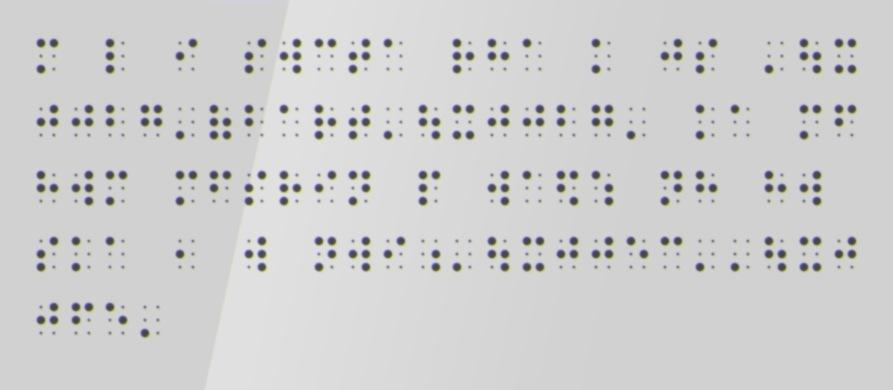
#> input picture chunk_108269.jpg, 893 x 390 px
$ python segment_image.py chunk_108269.jpg
#> lines starting #> are read from the running program, lines starting #| are printed output that depends on the picture; after the words box and inside, x2 and y2 are one past the last pixel; in counts of white or black regions, pixels touching at a corner belong together
### preprocessing/diplib.py
import numpy as np
from PIL import Image
from numpy.lib.stride_tricks import sliding_window_view

def imread(path):
    try:
        img = Image.open(path).convert('RGB')
        # Convert RGB to BGR to mimic OpenCV's default behavior
        return np.array(img)[:, :, ::-1]
    except Exception:
        return None

def imwrite(path, img_array):
    # If the image is 3D (BGR), convert it back to RGB for saving
    if len(img_array.shape) == 3:
        img_array = img_array[:, :, ::-1]
    Image.fromarray(img_array.astype(np.uint8)).save(path)

def bgr2gray(img):
    # Luminosity formula: 0.114*B + 0.587*G + 0.299*R
    gray = 0.114 * img[:, :, 0] + 0.587 * img[:, :, 1] + 0.299 * img[:, :, 2]
    return gray.astype(np.uint8)

def _pad_image(img, kh, kw, mode='reflect', constant_values=0):
    pad_top = kh // 2
    pad_bottom = kh - pad_top - 1
    pad_left = kw // 2
    pad_right = kw - pad_left - 1

    if mode == 'constant':
        return np.pad(img, ((pad_top, pad_bottom), (pad_left, pad_right)),
                      mode=mode, constant_values=constant_values)
    return np.pad(img, ((pad_top, pad_bottom), (pad_left, pad_right)), mode=mode)

def median_blur(img, ksize):
    padded = _pad_image(img, ksize, ksize, mode='reflect')
    windows = sliding_window_view(padded, (ksize, ksize))
    return np.median(windows, axis=(-2, -1)).astype(img.dtype)

def _gaussian_kernel(ksize, sigma=0):
    if sigma <= 0:
        sigma = 0.3 * ((ksize - 1) * 0.5 - 1) + 0.8
    ax = np.linspace(-(ksize - 1) / 2., (ksize - 1) / 2., ksize)
    gauss = np.exp(-0.5 * np.square(ax) / np.square(sigma))
    kernel = np.outer(gauss, gauss)
    return kernel / np.sum(kernel)

def gaussian_blur(img, ksize, sigma=0):
    kernel = _gaussian_kernel(ksize, sigma)
    padded = _pad_image(img, ksize, ksize, mode='reflect')
    windows = sliding_window_view(padded, (ksize, ksize))
    out = np.sum(windows * kernel, axis=(-2, -1))
    return out.astype(img.dtype)

def adaptive_threshold_gaussian_inv(img, max_val, block_size, C):
    # The local threshold is the gaussian-weighted mean of the block minus C
    kernel = _gaussian_kernel(block_size, sigma=0)
    padded = _pad_image(img, block_size, block_size, mode='reflect')
    windows = sliding_window_view(padded, (block_size, block_size))

    local_weighted_mean = np.sum(windows * kernel, axis=(-2, -1))
    threshold = local_weighted_mean - C

    binary = np.zeros_like(img)
    # Binary Inverse logic: if src(x,y) > T(x,y), out=0, else out=max_val
    binary[img <= threshold] = max_val
    return binary.astype(np.uint8)

def get_structuring_element_ellipse(ksize):
    h, w = ksize
    center_h, center_w = (h - 1) / 2., (w - 1) / 2.
    y, x = np.indices((h, w))

    # Ellipse equation normalized: (x-cx)^2/rx^2 + (y-cy)^2/ry^2 <= 1
    dy = (y - center_h) / (max(h, 1) / 2.0)
    dx = (x - center_w) / (max(w, 1) / 2.0)

    mask = (dy**2 + dx**2) <= 1.0
    return mask.astype(np.uint8)

def erode(img, kernel):
    kh, kw = kernel.shape
    padded = _pad_image(img, kh, kw, mode='constant', constant_values=255)
    windows = sliding_window_view(padded, (kh, kw))

    # Ignore pixels outside the kernel structure by treating them as max value
    masked_windows = np.where(kernel, windows, 255)
    return np.min(masked_windows, axis=(-2, -1)).astype(np.uint8)

def dilate(img, kernel):
    kh, kw = kernel.shape
    padded = _pad_image(img, kh, kw, mode='constant', constant_values=0)
    windows = sliding_window_view(padded, (kh, kw))

    # Ignore pixels outside the kernel structure by treating them as min value
    masked_windows = np.where(kernel, windows, 0)
    return np.max(masked_windows, axis=(-2, -1)).astype(np.uint8)

def morphology_open(img, kernel):
    return dilate(erode(img, kernel), kernel)

def morphology_close(img, kernel):
    return erode(dilate(img, kernel), kernel)

### preprocessing/pipeline.py
import os
from . import diplib as dip


def preprocess_img(image_path, output_dir):
    # Load image
    img = dip.imread(image_path)
    if img is None:
        raise FileNotFoundError(f"Could not load image: {image_path}")

    gray = dip.bgr2gray(img)

    # Ensure output directories exist
    os.makedirs(os.path.join(output_dir, "cleaned"), exist_ok=True)
    os.makedirs(os.path.join(output_dir, "binary"), exist_ok=True)

    # Save grayscale
    dip.imwrite(os.path.join(output_dir, "cleaned", "01_gray.png"), gray)

    # denoise
    denoised = dip.median_blur(gray, 3)
    denoised = dip.gaussian_blur(denoised, 3, 0)
    dip.imwrite(os.path.join(output_dir, "cleaned", "02_denoised.png"), denoised)

    #  Contrast Enhancement
    # clahe = cv2.createCLAHE(clipLimit=2.0, tileGridSize=(8, 8))
    # enhanced = clahe.apply(denoised)
    # cv2.imwrite(os.path.join(output_dir, "cleaned", "03_enhanced.png"), enhanced)
    enhanced = denoised

    #  Adaptive Thresholding
    # Increased C from 5 to 12 to filter out shadow/lighting artifacts (ghost dots)
    binary = dip.adaptive_threshold_gaussian_inv(
        enhanced, max_val=255, block_size=15, C=12
    )
    dip.imwrite(os.path.join(output_dir, "binary", "04_threshold.png"), binary)

    #  Morphological Cleanup
    kernel_open = dip.get_structuring_element_ellipse((2, 2))
    kernel_close = dip.get_structuring_element_ellipse((3, 3))

    opened = dip.morphology_open(binary, kernel_open)
    cleaned_binary = dip.morphology_close(opened, kernel_close)

    dip.imwrite(os.path.join(output_dir, "binary", "05_morphology.png"), cleaned_binary)

    return img, gray, cleaned_binary

### segmentation/dot_detection.py
import numpy as np
from dataclasses import dataclass
from typing import List, Tuple

# OpenCV-equivalent Stat Constants
CC_STAT_LEFT = 0
CC_STAT_TOP = 1
CC_STAT_WIDTH = 2
CC_STAT_HEIGHT = 3
CC_STAT_AREA = 4


def connected_components_with_stats(binary_image, connectivity=8):

    # Ensure binary image is 0 and 1
    binary = (binary_image > 0).astype(np.int32)
    h, w = binary.shape

    # Pad image to avoid boundary checks during neighbor lookup
    padded = np.pad(binary, 1, mode='constant', constant_values=0)
    labels_pad = np.zeros_like(padded, dtype=np.int32)

    next_label = 1
    linked = [0]  # Index is label, value is parent label


    y_coords, x_coords = np.nonzero(binary)
    y_coords += 1  # Offset for padded array
    x_coords += 1

    for i in range(len(y_coords)):
        y = y_coords[i]
        x = x_coords[i]

        if connectivity == 8:
            # Check Top-Left, Top, Top-Right, Left
            neighbors = (
                labels_pad[y - 1, x - 1],
                labels_pad[y - 1, x],
                labels_pad[y - 1, x + 1],
                labels_pad[y, x - 1],
            )
        else:
            # Check Top, Left
            neighbors = (labels_pad[y - 1, x], labels_pad[y, x - 1])

        valid = [n for n in neighbors if n > 0]

        if not valid:
            linked.append(next_label)
            labels_pad[y, x] = next_label
            next_label += 1
        else:
            # Find the root parents for all valid neighbors
            roots = []
            for n in valid:
                root = n
                while linked[root] != root:
                    root = linked[root]
                roots.append(root)

            min_root = min(roots)
            labels_pad[y, x] = min_root

            # Union: link all neighbor roots to the smallest root
            for root in roots:
                if root != min_root:
                    linked[root] = min_root

    for i in range(1, next_label):
        root = i
        while linked[root] != root:
            root = linked[root]
        linked[i] = root

    linked_array = np.array(linked, dtype=np.int32)
    labels = linked_array[labels_pad[1 : h + 1, 1 : w + 1]]

    unique_labels, label_indices = np.unique(labels, return_inverse=True)
    num_labels = len(unique_labels)
    labels_seq = label_indices.reshape((h, w))

    flat_labels = labels_seq.ravel()
    Y, X = np.indices((h, w))
    flat_X = X.ravel()
    flat_Y = Y.ravel()

    areas = np.bincount(flat_labels)

    stats = np.zeros((num_labels, 5), dtype=np.int32)
    centroids = np.zeros((num_labels, 2), dtype=np.float64)

    stats[:, CC_STAT_AREA] = areas

    # Left (min X) and Top (min Y)
    stats[:, CC_STAT_LEFT] = w + 1
    stats[:, CC_STAT_TOP] = h + 1
    np.minimum.at(stats[:, CC_STAT_LEFT], flat_labels, flat_X)
    np.minimum.at(stats[:, CC_STAT_TOP], flat_labels, flat_Y)

    # Max X and Max Y to calculate Width and Height
    max_x = np.zeros(num_labels, dtype=np.int32) - 1
    max_y = np.zeros(num_labels, dtype=np.int32) - 1
    np.maximum.at(max_x, flat_labels, flat_X)
    np.maximum.at(max_y, flat_labels, flat_Y)

    stats[:, CC_STAT_WIDTH] = max_x - stats[:, CC_STAT_LEFT] + 1
    stats[:, CC_STAT_HEIGHT] = max_y - stats[:, CC_STAT_TOP] + 1

    # Calculate centroids (sum of coords / area)
    sum_x = np.bincount(flat_labels, weights=flat_X)
    sum_y = np.bincount(flat_labels, weights=flat_Y)

    safe_areas = np.maximum(areas, 1)  # Prevent divide-by-zero
    centroids[:, 0] = sum_x / safe_areas
    centroids[:, 1] = sum_y / safe_areas

    return num_labels, labels_seq, stats, centroids


@dataclass
class Dot:
    x: int
    y: int
    area: float
    bbox: Tuple[int, int, int, int]  # The Bounding Box with its boundaries
    centroid: Tuple[float, float]


def detect_dots(binary_image) -> List[Dot]:

    num_labels, labels, stats, centroids = connected_components_with_stats(
        binary_image, connectivity=8
    )

    dots = []

    # Skipping 0 since background
    for i in range(1, num_labels):
        x = stats[i, CC_STAT_LEFT]
        y = stats[i, CC_STAT_TOP]
        w = stats[i, CC_STAT_WIDTH]
        h = stats[i, CC_STAT_HEIGHT]
        area = stats[i, CC_STAT_AREA]
        cx, cy = centroids[i]

        # Area filtering for noise or objects unlikely to be Braille Dots
        if area < 5 or area > 300:
            continue

        # Aspect ratio filtering
        aspect_ratio = float(w) / h if h > 0 else 0
        if aspect_ratio < 0.4 or aspect_ratio > 2.5:
            continue

        dots.append(
            Dot(x=int(cx), y=int(cy), area=area, bbox=(x, y, w, h), centroid=(cx, cy))
        )

    return dots

### segmentation/grouping.py
from dataclasses import dataclass
from typing import List, Tuple

import numpy as np
from sklearn.cluster import DBSCAN

from segmentation.dot_detection import Dot


@dataclass
class BrailleCell:
    id: int
    dots: List[Dot]
    bbox: Tuple[int, int, int, int]
    line_index: int
    order_index: int
    image: np.ndarray = None


def group_into_lines(dots: List[Dot], eps: float = 15.0) -> List[List[Dot]]:
    if not dots:
        return []

    y_coords = np.array([[dot.y] for dot in dots])

    # Cluster dots into horizontal lines
    clustering = DBSCAN(eps=eps, min_samples=1).fit(y_coords)
    labels = clustering.labels_

    lines_dict = {}
    for dot, label in zip(dots, labels):
        if label not in lines_dict:
            lines_dict[label] = []
        lines_dict[label].append(dot)

    # Sort lines top-to-bottom based on average Y coordinate
    lines = list(lines_dict.values())
    lines.sort(key=lambda line: np.mean([dot.y for dot in line]))

    return lines


def segment_cells_from_lines(
    lines: List[List[Dot]],
    col_group_eps: float = 10.0,
    intra_cell_threshold: float = 17.0,
) -> List[BrailleCell]:
    cells = []
    order_idx = 0

    for line_idx, line in enumerate(lines):
        # 1. Group dots into vertical columns within the line
        sorted_line = sorted(line, key=lambda dot: dot.x)

        columns = []
        current_col_dots = [sorted_line[0]]
        for dot in sorted_line[1:]:
            # If dot is horizontally very close, it belongs to the same column
            if dot.x - np.mean([d.x for d in current_col_dots]) < col_group_eps:
                current_col_dots.append(dot)
            else:
                columns.append(current_col_dots)
                current_col_dots = [dot]
        columns.append(current_col_dots)

        # Calculate average X for each column to represent its position
        col_xs = [np.mean([d.x for d in col]) for col in columns]

        # 2. Group columns into cells based on distance
        current_cell_cols = [columns[0]]

        for i in range(1, len(columns)):
            dist = col_xs[i] - col_xs[i - 1]

            # If distance between this column and previous is less than the threshold,
            # and the current cell doesn't already have 2 columns, it's the 2nd column of the cell.
            if dist < intra_cell_threshold and len(current_cell_cols) < 2:
                current_cell_cols.append(columns[i])
            else:
                # Finalize the current cell
                cell_dots = [dot for col in current_cell_cols for dot in col]
                cells.append(_create_cell(cell_dots, line_idx, order_idx))
                order_idx += 1

                # Start a new cell with the current column
                current_cell_cols = [columns[i]]

        # Finalize the last cell in the line
        if current_cell_cols:
            cell_dots = [dot for col in current_cell_cols for dot in col]
            cells.append(_create_cell(cell_dots, line_idx, order_idx))
            order_idx += 1

    return cells


def _create_cell(dots: List[Dot], line_idx: int, order_idx: int) -> BrailleCell:
    # Compute bounding box
    min_x = min(dot.bbox[0] for dot in dots)
    min_y = min(dot.bbox[1] for dot in dots)
    max_x = max(dot.bbox[0] + dot.bbox[2] for dot in dots)
    max_y = max(dot.bbox[1] + dot.bbox[3] for dot in dots)

    padding = 5
    bbox = (
        max(0, min_x - padding),
        max(0, min_y - padding),
        (max_x - min_x) + 2 * padding,
        (max_y - min_y) + 2 * padding,
    )

    return BrailleCell(
        id=order_idx, dots=dots, bbox=bbox, line_index=line_idx, order_index=order_idx
    )

### segmentation/cropper.py
import os
from typing import List

import cv2
import numpy as np

from segmentation.grouping import BrailleCell


def crop_and_save_cells(
    binary_image: np.ndarray, cells: List[BrailleCell], output_dir: str
):
    target_size = (64, 64)
    h_img, w_img = binary_image.shape

    for cell in cells:
        x, y, w, h = cell.bbox

        # Ensure bounds
        x1 = max(0, x)
        y1 = max(0, y)
        x2 = min(w_img, x + w)
        y2 = min(h_img, y + h)

        crop = binary_image[y1:y2, x1:x2]

        if crop.size == 0:
            continue

        # Resize preserving aspect ratio by padding
        h_crop, w_crop = crop.shape
        scale = min(target_size[0] / w_crop, target_size[1] / h_crop)

        new_w = int(w_crop * scale)
        new_h = int(h_crop * scale)

        resized_crop = cv2.resize(crop, (new_w, new_h), interpolation=cv2.INTER_NEAREST)

        # Pad to target size
        pad_w = target_size[0] - new_w
        pad_h = target_size[1] - new_h

        top = pad_h // 2
        bottom = pad_h - top
        left = pad_w // 2
        right = pad_w - left

        final_crop = cv2.copyMakeBorder(
            resized_crop, top, bottom, left, right, cv2.BORDER_CONSTANT, value=0
        )

        cell.image = final_crop

        filename = os.path.join(output_dir, f"cell_{cell.order_index:03d}.png")
        cv2.imwrite(filename, final_crop)

### visualization/overlays.py
import os
from typing import List

import cv2
import numpy as np

from segmentation.dot_detection import Dot
from segmentation.grouping import BrailleCell


def generate_overlays(
    image: np.ndarray,
    dots: List[Dot],
    lines: List[List[Dot]],
    cells: List[BrailleCell],
    output_dir: str,
):
    # If image is grayscale, convert to BGR for color drawing
    if len(image.shape) == 2:
        img_color = cv2.cvtColor(image, cv2.COLOR_GRAY2BGR)
    else:
        img_color = image.copy()

    #  Dots Overlay
    dots_overlay = img_color.copy()
    for dot in dots:
        x, y, w, h = dot.bbox
        cx, cy = dot.centroid
        cv2.rectangle(dots_overlay, (x, y), (x + w, y + h), (0, 255, 0), 1)
        cv2.circle(dots_overlay, (int(cx), int(cy)), 2, (0, 0, 255), -1)
    cv2.imwrite(os.path.join(output_dir, "dots_overlay.png"), dots_overlay)

    # Lines Overlay
    lines_overlay = img_color.copy()
    for i, line in enumerate(lines):
        if not line:
            continue
        min_y = min(dot.bbox[1] for dot in line)
        max_y = max(dot.bbox[1] + dot.bbox[3] for dot in line)

        cv2.rectangle(
            lines_overlay, (0, min_y - 2), (image.shape[1], max_y + 2), (255, 0, 0), 2
        )
        cv2.putText(
            lines_overlay,
            f"Line {i}",
            (10, min_y - 5),
            cv2.FONT_HERSHEY_SIMPLEX,
            0.5,
            (255, 0, 0),
            1,
        )
    cv2.imwrite(os.path.join(output_dir, "lines_overlay.png"), lines_overlay)

    # Cells and Ordering Overlay
    cells_overlay = img_color.copy()
    for cell in cells:
        x, y, w, h = cell.bbox
        cv2.rectangle(cells_overlay, (x, y), (x + w, y + h), (0, 165, 255), 2)
        cv2.putText(
            cells_overlay,
            str(cell.order_index),
            (x, y - 5),
            cv2.FONT_HERSHEY_SIMPLEX,
            0.5,
            (0, 0, 255),
            1,
        )
    cv2.imwrite(os.path.join(output_dir, "cells_overlay.png"), cells_overlay)

### segment_image.py
import sys
import time

from preprocessing.pipeline import preprocess_img
from segmentation.cropper import crop_and_save_cells
from segmentation.dot_detection import detect_dots
from segmentation.grouping import group_into_lines, segment_cells_from_lines
from visualization.overlays import generate_overlays


def main(image_path: str):
    start_time = time.time()
    print(f"Processing: {image_path}")

    output_dir = "outputs"

    # Phase 1: Preprocessing
    print("1. Restoring and Thresholding image...")
    img_bgr, img_gray, img_binary = preprocess_img(image_path, output_dir)
#> in imread, img is the input picture: PIL image 893x390 RGB; mean R, G, B 206.6, 206.7, 206.6
#> in bgr2gray, `gray = 0.114 * img[:, :, 0] + 0.587 * img[:, :, 1] + 0.299 * img[:, :,..`:
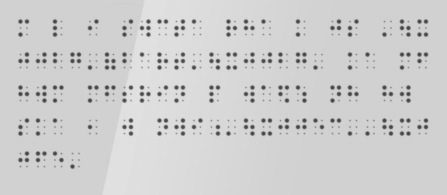
#> gray: shape (390, 893) float64 (shown at 1/2 size); min 60.84, max 233.1, mean 206.6
#> in adaptive_threshold_gaussian_inv, `local_weighted_mean = np.sum(windows * kernel, axis=(-2, -1))`:
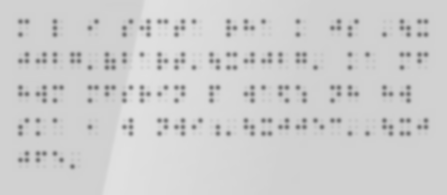
#> local_weighted_mean: shape (390, 893) float64 (shown at 1/2 size); min 117.5, max 224, mean 206.4
#> in preprocess_img, `binary = dip.adaptive_threshold_gaussian_inv( enhanced, max_val=255, b..`:
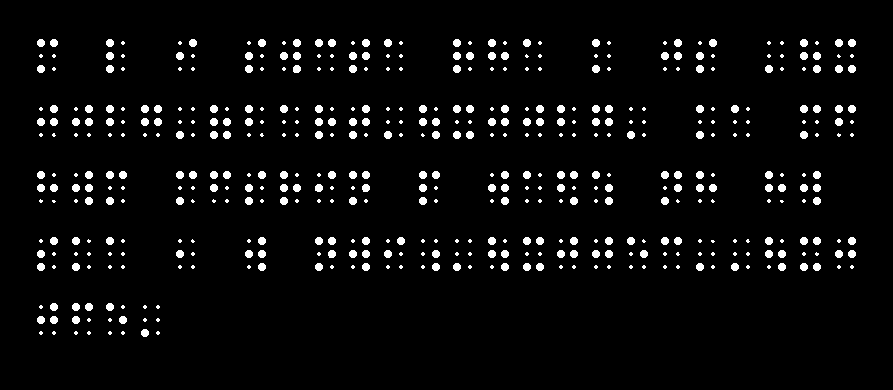
#> binary: shape (390, 893); 4.3% white; 492 white regions (262 under 20 px), largest, box (x1, y1, x2, y2) and area: (293, 65, 301, 73) 54, (315, 184, 323, 192) 53, (362, 184, 370, 192) 53
#> in erode, `return np.min(masked_windows, axis=(-2, -1)).astype(np.uint8)`:
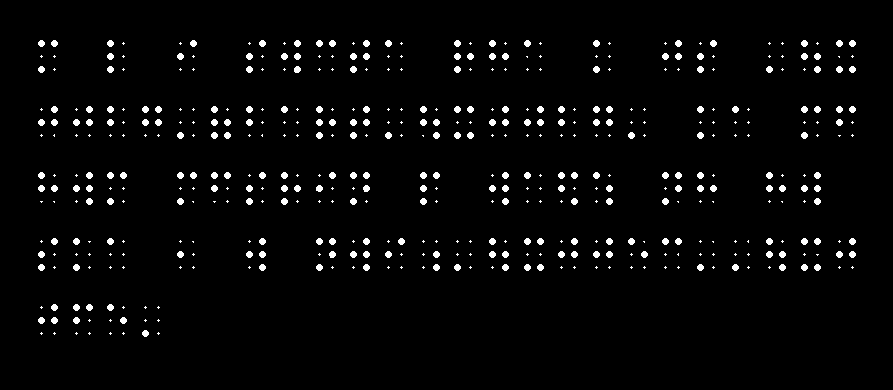
#> returned value: shape (390, 893); 2.8% white; 492 white regions (262 under 20 px), largest, box (x1, y1, x2, y2) and area: (294, 66, 301, 73) 39, (316, 185, 323, 192) 38, (363, 185, 370, 192) 38
#> in dilate, `kh, kw = kernel.shape`: kh = 2
#> in _pad_image (call 6), `return np.pad(img, ((pad_top, pad_bottom), (pad_left, pad_right)), mod..`:
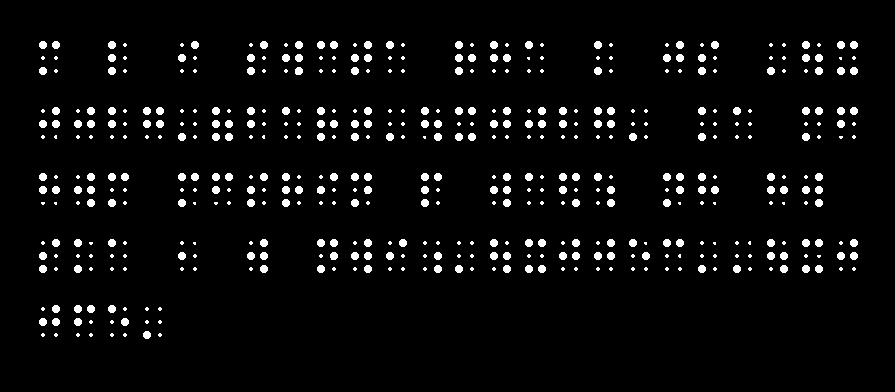
#> returned value: shape (392, 895); 4.3% white; 492 white regions (262 under 20 px), largest, box (x1, y1, x2, y2) and area: (295, 67, 303, 75) 54, (317, 186, 325, 194) 53, (364, 186, 372, 194) 53
#> in dilate (call 2), `return np.max(masked_windows, axis=(-2, -1)).astype(np.uint8)`:
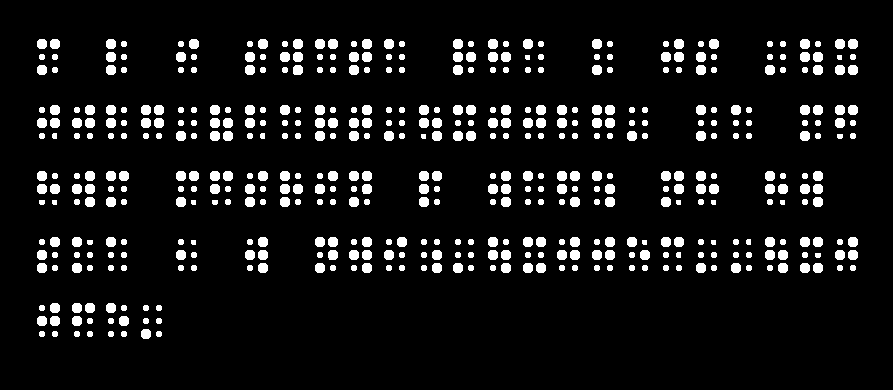
#> returned value: shape (390, 893); 8.2% white; 492 white regions, largest, box (x1, y1, x2, y2) and area: (293, 65, 303, 75) 90, (315, 184, 325, 194) 89, (362, 184, 372, 194) 89
#> in _pad_image (call 7), `pad_bottom = kh - pad_top - 1`: pad_bottom = 1
#> in _pad_image (call 7), `return np.pad(img, ((pad_top, pad_bottom), (pad_left, pad_right)), mod..`:
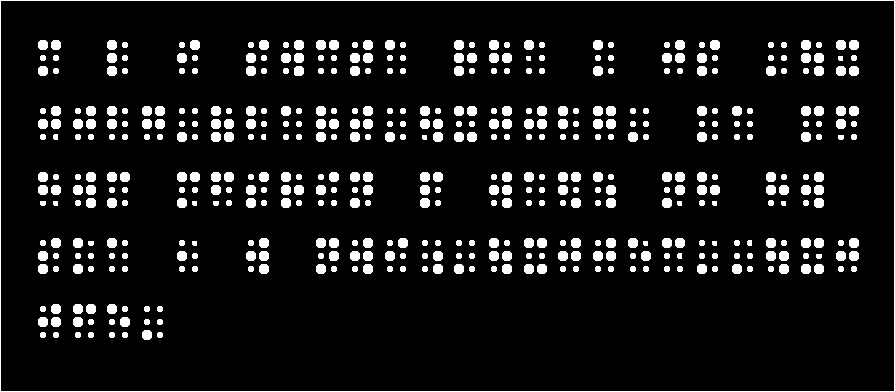
#> returned value: shape (392, 895); 8.9% white; 493 white regions, largest, box (x1, y1, x2, y2) and area: (0, 0, 895, 392) 2570, (294, 66, 304, 76) 90, (316, 185, 326, 195) 89

    # Phase 2: Dot Extraction
    print("2. Extracting dots...")
    dots = detect_dots(img_binary)
#> (the rest of the program and of its run is left out)
